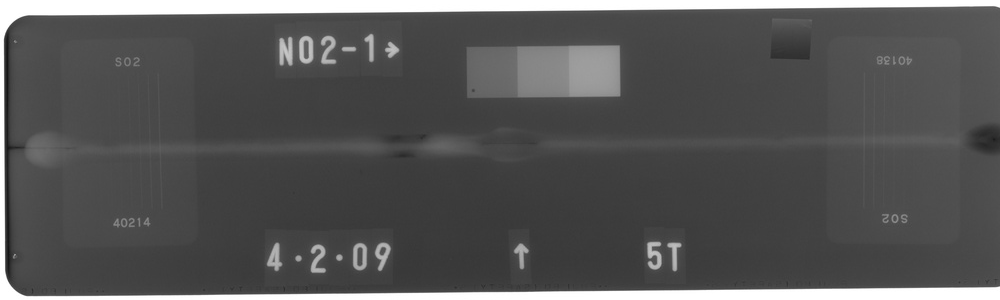
#> input picture dataset/sample/IMG（1~30）/1 (A) のコピー.jpg, 1000 x 300 px, shrunk from 6000 x 1800 before the run
$ python -i preprocessing.py   (imports and definitions only)
#> lines starting #> are read from the running program, lines starting #| are printed output that depends on the picture; after the words box and inside, x2 and y2 are one past the last pixel; in counts of white or black regions, pixels touching at a corner belong together
#> further down, picture is the input picture: shape (300, 1000, 3); min 20, max 255, mean 85.6
import os
import cv2
import math
# import keras_ocr
import numpy as np
import matplotlib.pyplot as plt

from PIL import Image
from skimage.filters import threshold_otsu
from skimage.color import rgb2gray

# Import dataset
# [98 lines left out: functions load_images_from_folders, visual_img, mid_point, inpaint_text, preprocess_images, visual_his and 2 more, not called in this run]

def auto_crop(img):
    """
    Auto detect boundaries of objects in image and crop to fit the object
    """
    # Convert to binary image
    if len(img.shape) == 3:
        img_gray = rgb2gray(img)
    else:
        img_gray = img

    thresh = threshold_otsu(img_gray)
#> thresh = 0.62
    binary_img = img_gray < thresh
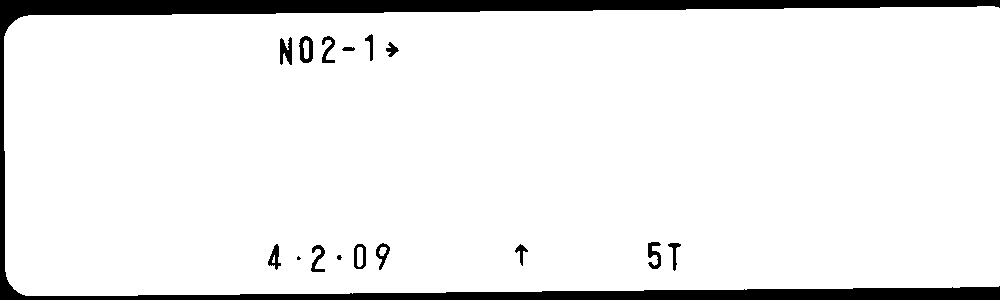
#> binary_img: shape (300, 1000) bool; 92.4% white; 16 black regions (2 under 20 px)

    # Find contours
    contours, _ = cv2.findContours(binary_img.astype(np.uint8), cv2.RETR_EXTERNAL, cv2.CHAIN_APPROX_SIMPLE)
#> contours = 1 contour; box (x1, y1, x2, y2) and area: (4, 6, 1000, 296) 277834

    # Get bounding box of the largest contour
    if contours:
        largest_contour = max(contours, key=cv2.contourArea)
#> largest_contour = contour of 91 points, box (x1, y1, x2, y2) (4, 6, 1000, 296), area 277834
        x, y, w, h = cv2.boundingRect(largest_contour)
#> x = 4; y = 6; w = 996; h = 290
        cropped_img = img[y:y+h, x:x+w]
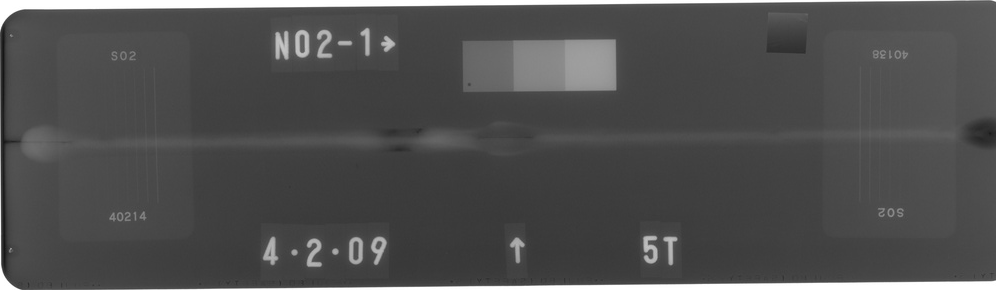
#> cropped_img: shape (290, 996, 3); min 20, max 255, mean 79
        return cropped_img
    else:
        return img

# [50 lines left out: functions remove_background, remove_black_background, not called in this run]


# [33 lines not run here, left out]

>>> import cv2
>>> picture = cv2.cvtColor(cv2.imread('../dataset/sample/IMG（1~30）/1 (A) のコピー.jpg'), cv2.COLOR_BGR2RGB)
>>> result = auto_crop(picture)

$ run again, on dataset/sample/IMG（31~64）/32-1 (A) のコピー.jpg
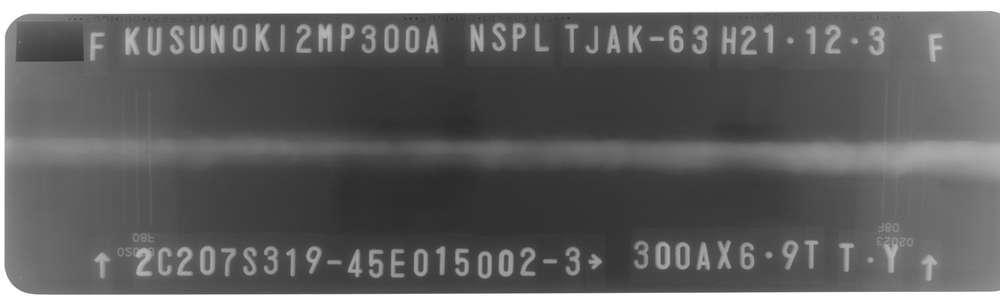
#> input picture dataset/sample/IMG（31~64）/32-1 (A) のコピー.jpg, 1000 x 300 px, shrunk from 6000 x 1800 before the run
#> picture is the input picture: shape (300, 1000, 3); min 41, max 255, mean 98.8
#> thresh = 0.618
#> in auto_crop, `binary_img = img_gray < thresh`:
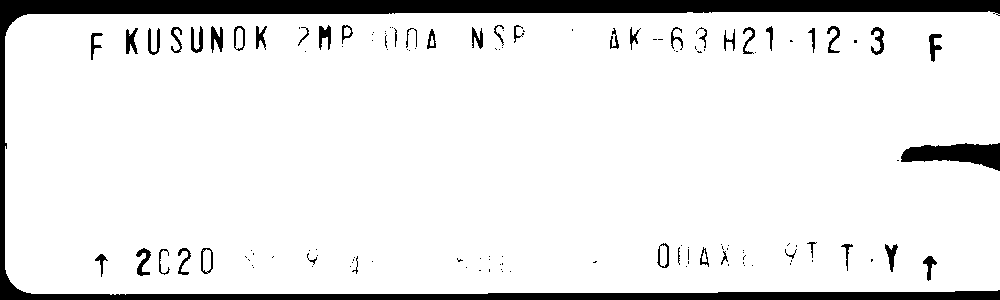
#> binary_img: shape (300, 1000) bool; 90.6% white; 130 black regions (84 under 20 px)
#> contours = 1 contour; box (x1, y1, x2, y2) and area: (5, 11, 1000, 295) 275264
#> largest_contour = contour of 191 points, box (x1, y1, x2, y2) (5, 11, 1000, 295), area 275264
#> x = 5; y = 11; w = 995; h = 284
#> in auto_crop, `cropped_img = img[y:y+h, x:x+w]`:
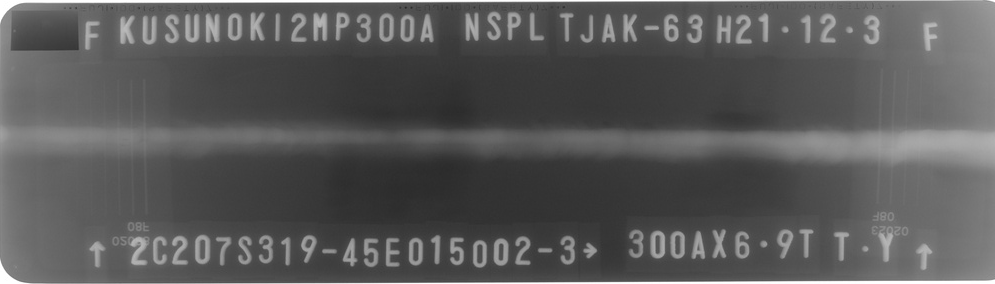
#> cropped_img: shape (284, 995, 3); min 41, max 255, mean 89.2

$ run again, on dataset/sample/IMG（65~68）/65 (P1) のコピー.jpg
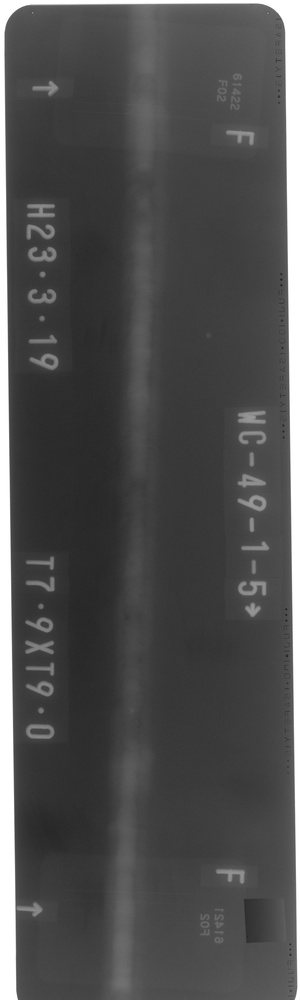
#> input picture dataset/sample/IMG（65~68）/65 (P1) のコピー.jpg, 300 x 1000 px, shrunk from 1800 x 6000 before the run
#> picture is the input picture: shape (1000, 300, 3); min 30, max 255, mean 79
#> thresh = 0.619
#> in auto_crop, `binary_img = img_gray < thresh`:
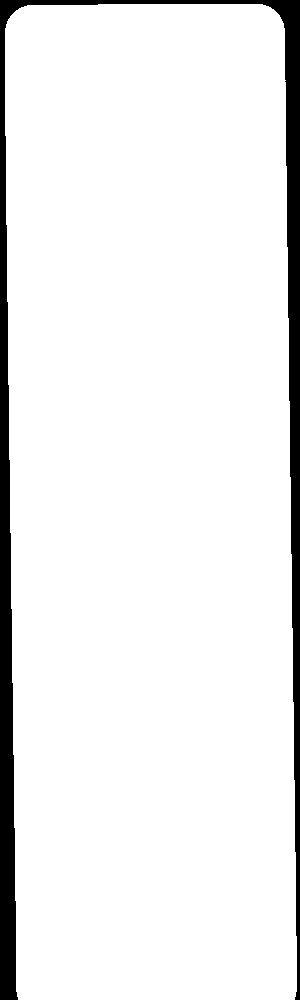
#> binary_img: shape (1000, 300) bool; 93% white; 1 black region
#> contours = 1 contour; box (x1, y1, x2, y2) and area: (5, 4, 297, 1000) 277850
#> largest_contour = contour of 98 points, box (x1, y1, x2, y2) (5, 4, 297, 1000), area 277850
#> x = 5; y = 4; w = 292; h = 996
#> in auto_crop, `cropped_img = img[y:y+h, x:x+w]`:
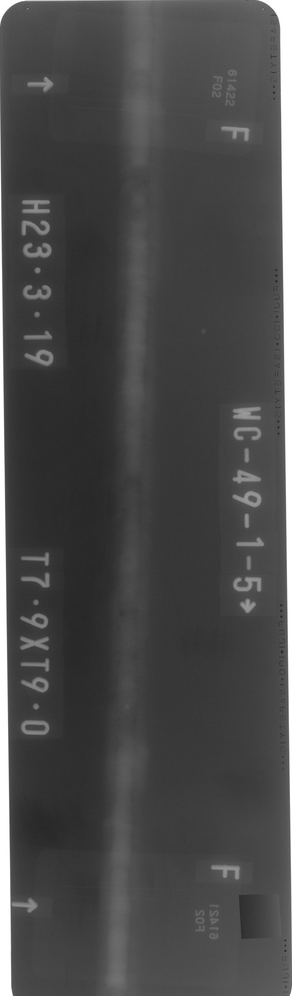
#> cropped_img: shape (996, 292, 3); min 30, max 255, mean 73.5
